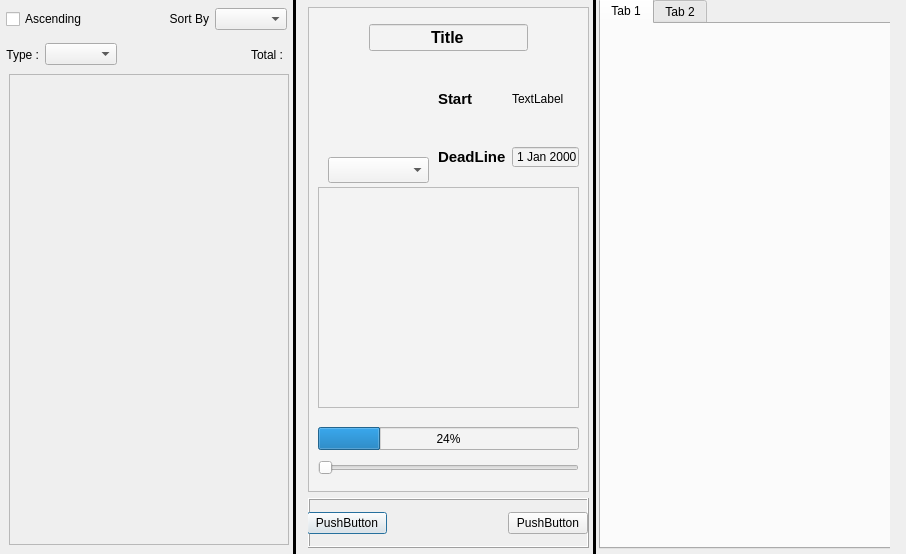
<?xml version="1.0" encoding="UTF-8"?>
<ui version="4.0">
 <class>HomePage</class>
 <widget class="QDialog" name="HomePage">
  <property name="geometry">
   <rect>
    <x>0</x>
    <y>0</y>
    <width>906</width>
    <height>554</height>
   </rect>
  </property>
  <property name="sizePolicy">
   <sizepolicy hsizetype="Preferred" vsizetype="Fixed">
    <horstretch>0</horstretch>
    <verstretch>0</verstretch>
   </sizepolicy>
  </property>
  <property name="windowTitle">
   <string>Dialog</string>
  </property>
  <widget class="QWidget" name="centralWidget" native="true">
   <property name="geometry">
    <rect>
     <x>0</x>
     <y>-1</y>
     <width>900</width>
     <height>561</height>
    </rect>
   </property>
   <widget class="QWidget" name="horizontalLayoutWidget">
    <property name="geometry">
     <rect>
      <x>-1</x>
      <y>-1</y>
      <width>891</width>
      <height>561</height>
     </rect>
    </property>
    <layout class="QHBoxLayout" name="horizontalLayout">
     <property name="spacing">
      <number>3</number>
     </property>
     <item>
      <widget class="QWidget" name="widget_4" native="true">
       <widget class="QScrollArea" name="scrollArea">
        <property name="geometry">
         <rect>
          <x>10</x>
          <y>76</y>
          <width>280</width>
          <height>471</height>
         </rect>
        </property>
        <property name="widgetResizable">
         <bool>true</bool>
        </property>
        <widget class="QWidget" name="scrollAreaWidgetContents_6">
         <property name="geometry">
          <rect>
           <x>0</x>
           <y>0</y>
           <width>278</width>
           <height>469</height>
          </rect>
         </property>
        </widget>
       </widget>
       <widget class="QWidget" name="verticalLayoutWidget_7">
        <property name="geometry">
         <rect>
          <x>7</x>
          <y>10</y>
          <width>281</width>
          <height>65</height>
         </rect>
        </property>
        <layout class="QVBoxLayout" name="verticalLayout_4">
         <item>
          <layout class="QHBoxLayout" name="horizontalLayout_7">
           <item>
            <widget class="QCheckBox" name="sortBy">
             <property name="text">
              <string>Ascending</string>
             </property>
            </widget>
           </item>
           <item>
            <spacer name="horizontalSpacer_7">
             <property name="orientation">
              <enum>Qt::Horizontal</enum>
             </property>
             <property name="sizeHint" stdset="0">
              <size>
               <width>40</width>
               <height>20</height>
              </size>
             </property>
            </spacer>
           </item>
           <item>
            <widget class="QLabel" name="label">
             <property name="text">
              <string>Sort By</string>
             </property>
             <property name="alignment">
              <set>Qt::AlignRight|Qt::AlignTrailing|Qt::AlignVCenter</set>
             </property>
            </widget>
           </item>
           <item>
            <widget class="QComboBox" name="fileterSort"/>
           </item>
          </layout>
         </item>
         <item>
          <layout class="QHBoxLayout" name="horizontalLayout_5">
           <item>
            <widget class="QLabel" name="label_2">
             <property name="text">
              <string>Type :</string>
             </property>
             <property name="alignment">
              <set>Qt::AlignRight|Qt::AlignTrailing|Qt::AlignVCenter</set>
             </property>
            </widget>
           </item>
           <item>
            <widget class="QComboBox" name="filterType"/>
           </item>
           <item>
            <spacer name="horizontalSpacer_6">
             <property name="orientation">
              <enum>Qt::Horizontal</enum>
             </property>
             <property name="sizeHint" stdset="0">
              <size>
               <width>40</width>
               <height>20</height>
              </size>
             </property>
            </spacer>
           </item>
           <item>
            <widget class="QLabel" name="showTotsl">
             <property name="text">
              <string>Total : </string>
             </property>
            </widget>
           </item>
          </layout>
         </item>
        </layout>
       </widget>
      </widget>
     </item>
     <item>
      <widget class="Line" name="line_2">
       <property name="frameShadow">
        <enum>QFrame::Plain</enum>
       </property>
       <property name="lineWidth">
        <number>20</number>
       </property>
       <property name="orientation">
        <enum>Qt::Vertical</enum>
       </property>
      </widget>
     </item>
     <item>
      <widget class="QWidget" name="centerWidget" native="true">
       <widget class="QWidget" name="verticalLayoutWidget_2">
        <property name="geometry">
         <rect>
          <x>9</x>
          <y>9</y>
          <width>281</width>
          <height>541</height>
         </rect>
        </property>
        <layout class="QVBoxLayout" name="centerLayout">
         <item>
          <widget class="QFrame" name="frame">
           <property name="sizePolicy">
            <sizepolicy hsizetype="Preferred" vsizetype="MinimumExpanding">
             <horstretch>0</horstretch>
             <verstretch>0</verstretch>
            </sizepolicy>
           </property>
           <property name="styleSheet">
            <string notr="true">
background-color: rgb(243, 243, 243);</string>
           </property>
           <property name="frameShape">
            <enum>QFrame::StyledPanel</enum>
           </property>
           <property name="frameShadow">
            <enum>QFrame::Raised</enum>
           </property>
           <widget class="QSlider" name="slideProgress">
            <property name="geometry">
             <rect>
              <x>10</x>
              <y>450</y>
              <width>261</width>
              <height>22</height>
             </rect>
            </property>
            <property name="orientation">
             <enum>Qt::Horizontal</enum>
            </property>
           </widget>
           <widget class="QProgressBar" name="progressBar">
            <property name="geometry">
             <rect>
              <x>10</x>
              <y>420</y>
              <width>261</width>
              <height>23</height>
             </rect>
            </property>
            <property name="value">
             <number>24</number>
            </property>
            <property name="textVisible">
             <bool>true</bool>
            </property>
            <property name="invertedAppearance">
             <bool>false</bool>
            </property>
            <property name="textDirection">
             <enum>QProgressBar::TopToBottom</enum>
            </property>
           </widget>
           <widget class="QPlainTextEdit" name="descriptionPlain">
            <property name="geometry">
             <rect>
              <x>10</x>
              <y>180</y>
              <width>261</width>
              <height>221</height>
             </rect>
            </property>
            <property name="plainText">
             <string/>
            </property>
            <property name="placeholderText">
             <string/>
            </property>
           </widget>
           <widget class="QLabel" name="icon">
            <property name="geometry">
             <rect>
              <x>20</x>
              <y>50</y>
              <width>101</width>
              <height>91</height>
             </rect>
            </property>
            <property name="frameShape">
             <enum>QFrame::NoFrame</enum>
            </property>
            <property name="text">
             <string/>
            </property>
           </widget>
           <widget class="QWidget" name="verticalLayoutWidget_5">
            <property name="geometry">
             <rect>
              <x>130</x>
              <y>50</y>
              <width>141</width>
              <height>111</height>
             </rect>
            </property>
            <layout class="QVBoxLayout" name="verticalLayout_3">
             <item>
              <layout class="QHBoxLayout" name="horizontalLayout_4">
               <item>
                <widget class="QLabel" name="label_4">
                 <property name="font">
                  <font>
                   <pointsize>11</pointsize>
                   <bold>true</bold>
                  </font>
                 </property>
                 <property name="text">
                  <string>Start </string>
                 </property>
                </widget>
               </item>
               <item>
                <widget class="QLabel" name="startDate">
                 <property name="text">
                  <string>TextLabel</string>
                 </property>
                </widget>
               </item>
              </layout>
             </item>
             <item>
              <layout class="QHBoxLayout" name="horizontalLayout_6">
               <item>
                <widget class="QLabel" name="label_3">
                 <property name="font">
                  <font>
                   <pointsize>11</pointsize>
                   <bold>true</bold>
                  </font>
                 </property>
                 <property name="text">
                  <string>DeadLine</string>
                 </property>
                </widget>
               </item>
               <item>
                <widget class="QDateEdit" name="dateEdit">
                 <property name="sizePolicy">
                  <sizepolicy hsizetype="Minimum" vsizetype="Fixed">
                   <horstretch>0</horstretch>
                   <verstretch>0</verstretch>
                  </sizepolicy>
                 </property>
                 <property name="readOnly">
                  <bool>true</bool>
                 </property>
                 <property name="buttonSymbols">
                  <enum>QAbstractSpinBox::NoButtons</enum>
                 </property>
                </widget>
               </item>
              </layout>
             </item>
            </layout>
           </widget>
           <widget class="QWidget" name="horizontalLayoutWidget_4">
            <property name="geometry">
             <rect>
              <x>10</x>
              <y>10</y>
              <width>261</width>
              <height>41</height>
             </rect>
            </property>
            <layout class="QHBoxLayout" name="horizontalLayout_2">
             <item>
              <spacer name="horizontalSpacer_4">
               <property name="orientation">
                <enum>Qt::Horizontal</enum>
               </property>
               <property name="sizeHint" stdset="0">
                <size>
                 <width>40</width>
                 <height>20</height>
                </size>
               </property>
              </spacer>
             </item>
             <item>
              <widget class="QLineEdit" name="title">
               <property name="sizePolicy">
                <sizepolicy hsizetype="Fixed" vsizetype="Fixed">
                 <horstretch>0</horstretch>
                 <verstretch>0</verstretch>
                </sizepolicy>
               </property>
               <property name="font">
                <font>
                 <pointsize>12</pointsize>
                 <bold>true</bold>
                </font>
               </property>
               <property name="text">
                <string>Title</string>
               </property>
               <property name="frame">
                <bool>true</bool>
               </property>
               <property name="alignment">
                <set>Qt::AlignCenter</set>
               </property>
              </widget>
             </item>
             <item>
              <spacer name="horizontalSpacer_5">
               <property name="orientation">
                <enum>Qt::Horizontal</enum>
               </property>
               <property name="sizeHint" stdset="0">
                <size>
                 <width>40</width>
                 <height>20</height>
                </size>
               </property>
              </spacer>
             </item>
            </layout>
           </widget>
           <widget class="QComboBox" name="type">
            <property name="geometry">
             <rect>
              <x>20</x>
              <y>150</y>
              <width>101</width>
              <height>26</height>
             </rect>
            </property>
            <property name="editable">
             <bool>false</bool>
            </property>
            <property name="placeholderText">
             <string>selectType</string>
            </property>
           </widget>
          </widget>
         </item>
         <item>
          <widget class="QFrame" name="frame_2">
           <property name="sizePolicy">
            <sizepolicy hsizetype="Preferred" vsizetype="Minimum">
             <horstretch>0</horstretch>
             <verstretch>0</verstretch>
            </sizepolicy>
           </property>
           <property name="minimumSize">
            <size>
             <width>0</width>
             <height>50</height>
            </size>
           </property>
           <property name="frameShape">
            <enum>QFrame::Box</enum>
           </property>
           <property name="frameShadow">
            <enum>QFrame::Raised</enum>
           </property>
           <widget class="QWidget" name="horizontalLayoutWidget_2">
            <property name="geometry">
             <rect>
              <x>-1</x>
              <y>0</y>
              <width>281</width>
              <height>51</height>
             </rect>
            </property>
            <layout class="QHBoxLayout" name="btnTab">
             <item>
              <widget class="QPushButton" name="cancel">
               <property name="text">
                <string>PushButton</string>
               </property>
              </widget>
             </item>
             <item>
              <spacer name="horizontalSpacer">
               <property name="orientation">
                <enum>Qt::Horizontal</enum>
               </property>
               <property name="sizeHint" stdset="0">
                <size>
                 <width>40</width>
                 <height>20</height>
                </size>
               </property>
              </spacer>
             </item>
             <item>
              <widget class="QPushButton" name="ok">
               <property name="text">
                <string>PushButton</string>
               </property>
              </widget>
             </item>
            </layout>
           </widget>
          </widget>
         </item>
        </layout>
       </widget>
      </widget>
     </item>
     <item>
      <widget class="Line" name="line">
       <property name="frameShadow">
        <enum>QFrame::Plain</enum>
       </property>
       <property name="lineWidth">
        <number>20</number>
       </property>
       <property name="orientation">
        <enum>Qt::Vertical</enum>
       </property>
      </widget>
     </item>
     <item>
      <widget class="QWidget" name="widget" native="true">
       <widget class="QTabWidget" name="tabWidget">
        <property name="geometry">
         <rect>
          <x>0</x>
          <y>0</y>
          <width>300</width>
          <height>551</height>
         </rect>
        </property>
        <property name="sizePolicy">
         <sizepolicy hsizetype="Preferred" vsizetype="Minimum">
          <horstretch>0</horstretch>
          <verstretch>0</verstretch>
         </sizepolicy>
        </property>
        <property name="currentIndex">
         <number>0</number>
        </property>
        <widget class="QWidget" name="tab">
         <attribute name="title">
          <string>Tab 1</string>
         </attribute>
         <widget class="QWidget" name="verticalLayoutWidget_6">
          <property name="geometry">
           <rect>
            <x>10</x>
            <y>10</y>
            <width>271</width>
            <height>501</height>
           </rect>
          </property>
          <layout class="QVBoxLayout" name="statLayout"/>
         </widget>
        </widget>
        <widget class="QWidget" name="tab_2">
         <attribute name="title">
          <string>Tab 2</string>
         </attribute>
         <widget class="QWidget" name="verticalLayoutWidget">
          <property name="geometry">
           <rect>
            <x>-1</x>
            <y>-1</y>
            <width>394</width>
            <height>521</height>
           </rect>
          </property>
          <layout class="QVBoxLayout" name="verticalLayout">
           <item>
            <widget class="QCalendarWidget" name="calendarWidget">
             <property name="sizePolicy">
              <sizepolicy hsizetype="Fixed" vsizetype="Fixed">
               <horstretch>0</horstretch>
               <verstretch>0</verstretch>
              </sizepolicy>
             </property>
             <property name="font">
              <font>
               <pointsize>7</pointsize>
              </font>
             </property>
            </widget>
           </item>
           <item>
            <widget class="QWidget" name="widget_2" native="true">
             <property name="sizePolicy">
              <sizepolicy hsizetype="Preferred" vsizetype="Preferred">
               <horstretch>0</horstretch>
               <verstretch>0</verstretch>
              </sizepolicy>
             </property>
             <widget class="QScrollArea" name="scrollArea_2">
              <property name="geometry">
               <rect>
                <x>10</x>
                <y>0</y>
                <width>311</width>
                <height>291</height>
               </rect>
              </property>
              <property name="widgetResizable">
               <bool>true</bool>
              </property>
              <widget class="QWidget" name="scrollAreaWidgetContents">
               <property name="geometry">
                <rect>
                 <x>0</x>
                 <y>0</y>
                 <width>309</width>
                 <height>289</height>
                </rect>
               </property>
               <widget class="QWidget" name="verticalLayoutWidget_3">
                <property name="geometry">
                 <rect>
                  <x>9</x>
                  <y>0</y>
                  <width>291</width>
                  <height>281</height>
                 </rect>
                </property>
                <layout class="QVBoxLayout" name="verticalLayout_2">
                 <item>
                  <widget class="QFrame" name="frame_3">
                   <property name="sizePolicy">
                    <sizepolicy hsizetype="Preferred" vsizetype="Minimum">
                     <horstretch>0</horstretch>
                     <verstretch>0</verstretch>
                    </sizepolicy>
                   </property>
                   <property name="minimumSize">
                    <size>
                     <width>0</width>
                     <height>40</height>
                    </size>
                   </property>
                   <property name="frameShape">
                    <enum>QFrame::StyledPanel</enum>
                   </property>
                   <property name="frameShadow">
                    <enum>QFrame::Raised</enum>
                   </property>
                   <widget class="QWidget" name="horizontalLayoutWidget_3">
                    <property name="geometry">
                     <rect>
                      <x>-1</x>
                      <y>-1</y>
                      <width>291</width>
                      <height>41</height>
                     </rect>
                    </property>
                    <layout class="QHBoxLayout" name="horizontalLayout_3">
                     <item>
                      <spacer name="horizontalSpacer_3">
                       <property name="orientation">
                        <enum>Qt::Horizontal</enum>
                       </property>
                       <property name="sizeHint" stdset="0">
                        <size>
                         <width>40</width>
                         <height>20</height>
                        </size>
                       </property>
                      </spacer>
                     </item>
                     <item>
                      <widget class="QLabel" name="inMonth">
                       <property name="text">
                        <string>TextLabel</string>
                       </property>
                      </widget>
                     </item>
                     <item>
                      <spacer name="horizontalSpacer_2">
                       <property name="orientation">
                        <enum>Qt::Horizontal</enum>
                       </property>
                       <property name="sizeHint" stdset="0">
                        <size>
                         <width>40</width>
                         <height>20</height>
                        </size>
                       </property>
                      </spacer>
                     </item>
                    </layout>
                   </widget>
                  </widget>
                 </item>
                 <item>
                  <widget class="QScrollArea" name="scrollArea_3">
                   <property name="widgetResizable">
                    <bool>true</bool>
                   </property>
                   <widget class="QWidget" name="scrollAreaWidgetContents_3">
                    <property name="geometry">
                     <rect>
                      <x>0</x>
                      <y>0</y>
                      <width>287</width>
                      <height>230</height>
                     </rect>
                    </property>
                    <widget class="QWidget" name="verticalLayoutWidget_4">
                     <property name="geometry">
                      <rect>
                       <x>-1</x>
                       <y>-1</y>
                       <width>291</width>
                       <height>231</height>
                      </rect>
                     </property>
                     <layout class="QVBoxLayout" name="showMonth"/>
                    </widget>
                   </widget>
                  </widget>
                 </item>
                </layout>
               </widget>
              </widget>
             </widget>
            </widget>
           </item>
          </layout>
         </widget>
        </widget>
       </widget>
      </widget>
     </item>
    </layout>
   </widget>
  </widget>
 </widget>
 <resources/>
 <connections>
  <connection>
   <sender>slideProgress</sender>
   <signal>valueChanged(int)</signal>
   <receiver>progressBar</receiver>
   <slot>setValue(int)</slot>
   <hints>
    <hint type="sourcelabel">
     <x>496</x>
     <y>475</y>
    </hint>
    <hint type="destinationlabel">
     <x>494</x>
     <y>450</y>
    </hint>
   </hints>
  </connection>
 </connections>
</ui>
